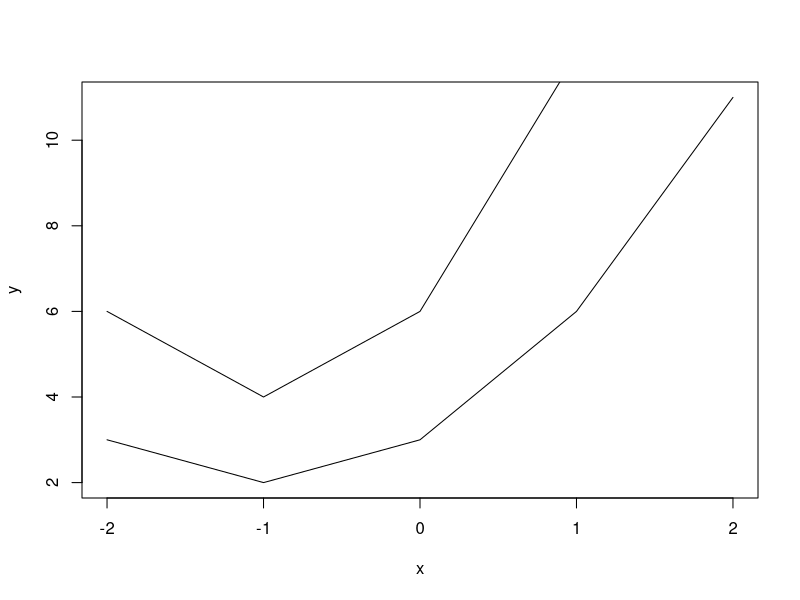
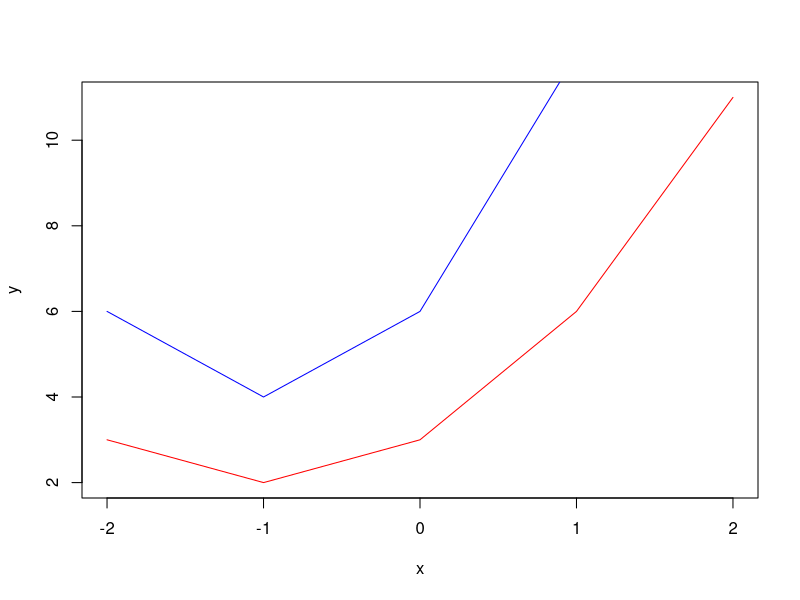

Here is the R script that generated these plots, in order:
#Homework #1, Wen Lu
#step 1-3
quad<-function (x,a,b,c) {
  y=a*x^2+b*x+c
  return(y)}
quad(5,0,0,0)

#step 5-8
x<-c(-2,-1,0,1,2)
y<-quad(x,1,2,3)
plot(x,y,'l')

#step 9-10
y2<-quad(x,2,4,6)
lines(x,y2)

#step 11
plot(x,y,type="l",col="red")
lines(x,y2,col="blue")

